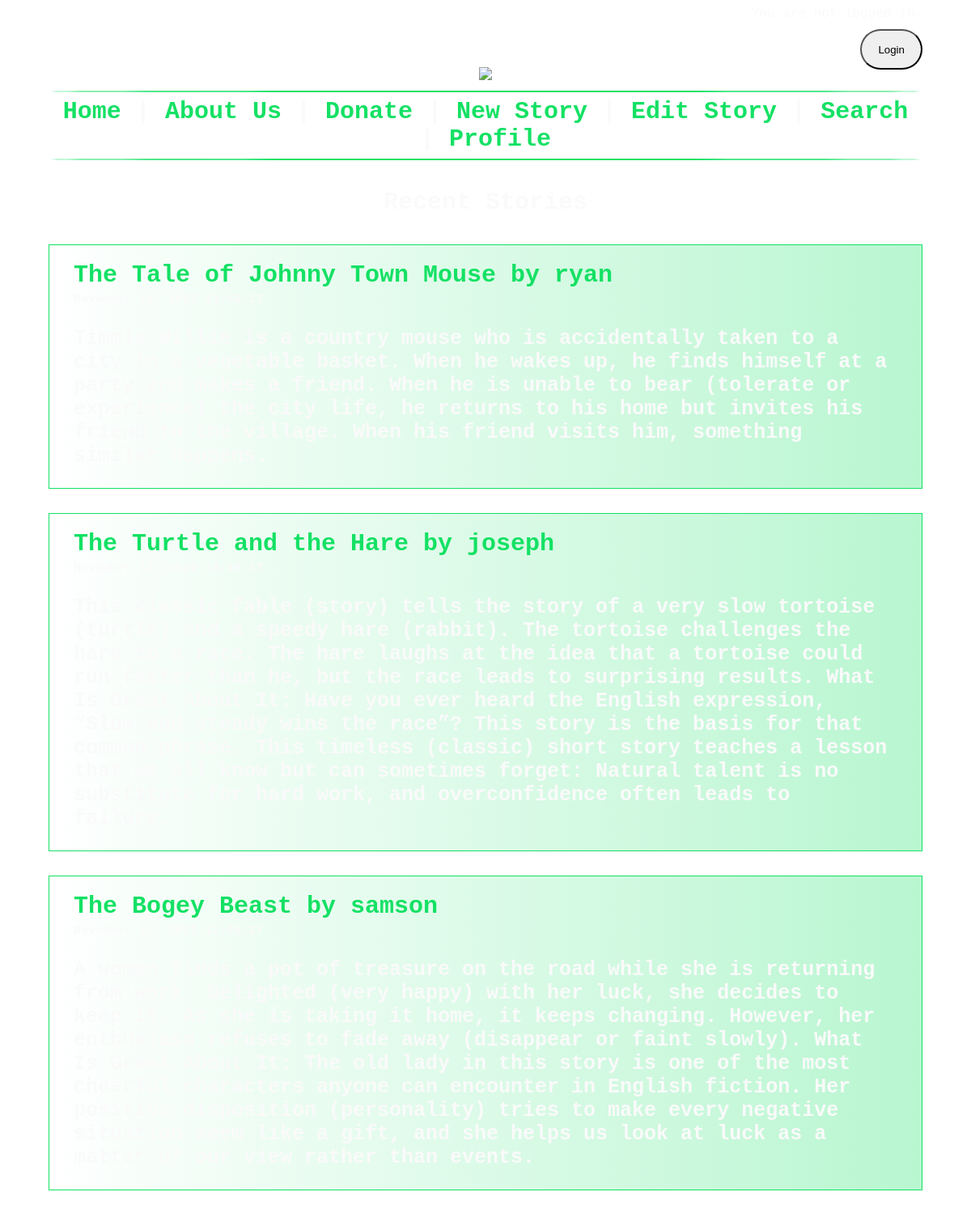
The page / on the database its author committed.
### tables this page shows
CREATE TABLE stories(username TEXT, title TEXT, content TEXT, ID INTEGER, time TEXT);

### app/__init__.py (the view)
@app.route('/')
def index():
    db = sqlite3.connect(DB_FILE) #open if file exists, otherwise create
    c = db.cursor()
    print_stories(c)
    storieslist = get_all_stories(c)
    storieslist = storieslist[::-1]
    if(len(storieslist) == 0):
        storieslist = [('No user', 'No title', 'No story', None, 'No date')]
    login_status = False
    if 'username' in session:
        login_status = True
        db.close()
        return render_template("index.html", loginstatus=login_status, username = session['username'], flask_list_stories=storieslist)
    db.close()
    return render_template("index.html", loginstatus=login_status, flask_list_stories=storieslist) #'You are not logged in'

### app/__init__.py (called while the page is built)
def print_stories(db_cursor):
    print("Username, Title, Content, ID")
    db_cursor.execute("SELECT * FROM stories")
    rows = db_cursor.fetchall()
    for row in rows:
        print(row)

def get_all_stories(db_cursor):
    db_cursor.execute("SELECT * FROM stories")
    rows = db_cursor.fetchall()
    return rows

### app/templates/index.html (shortened to what this page needs)
<!DOCTYPE html>
<html>
	<head>
		<link rel="stylesheet" href="../static/css/style.css">
	</head>
	<body>
		<div style="text-align:right;">
		</div>
		<div id="login_logout_button">
			{% if loginstatus %}
	        <a href="/logout">
	            <button>Logout</button>
	        </a>
	        {% else %}
	        <a href="/login">
	            <button>Login</button>
	        </a>
	        {% endif %}
	    </div>
		<center><a href="/"><img id="logo" src="https://static1.textcraft.net/data1/6/b/6b8e04f9d713d71ce457f85e7001fb05041d67afda39a3ee5e6b4b0d3255bfef95601890afd80709da39a3ee5e6b4b0d3255bfef95601890afd8070905ccb9558d135c6627fbe265fa4dab9d.png"></a></center>
		<hr><h2>
			<a href="/">Home</a> |
			<a href="/aboutus">About Us</a> |
			<a href="/donate">Donate</a> |
			<a href="/newstory">New Story</a> |
			<a href="/editstory">Edit Story</a> |
			<a href="/search">Search</a> |
			<a href="/profile">Profile</a>
		</h2><hr>
		<h3>Recent Stories</h3>
		{% for story in flask_list_stories %}
		<div class="story-container">
			<h4><a href=/stories?id={{story[3]}}>{{story[1]}} by {{story[0]}}</a></h4>
			<p id="date">{{story[4]}}</p>
			<p>{{story[2]}}</p>
		</div>
		{% endfor %}
	</body>
</html>

### app/static/css/style.css (style rules this page uses)
body { font-family: Courier New, sans-serif; margin-left:5%; margin-right:5%; background-size:100px; background-image:url(https://i.pinimg.com/originals/2a/b1/c3/2ab1c37cfdff720c6de2ddb07328f145.jpg); color:rgb(250,250,250); }
h1, #logo { text-align: center; font-size: 70px; margin-top:-30px; }
h2 { margin-top:-6px; margin-bottom:-6px; font-size: 30px; text-align: center; padding: 5px; }
h3 { font-size: 30px; text-align: center; padding: 5px; }
h4 { margin-top:20px; font-size: 30px; margin-bottom:-10px; }
p { font-size: 25px; font-weight: bold; }
a { text-decoration: none; color: rgb(20,225,100); }
hr { border:1px solid rgb(20,225,100); border-radius:50%; }
#login_logout_button { text-align:right; padding-top:10px; }
#login_logout_button button, .loginbutton { height:50px; padding-left:20px; padding-right:20px; border-radius:25px; }
#date { font-size:15px; }
.story-container { border:1px solid rgb(20,225,100); padding-left:30px; padding-right:30px; background-image: linear-gradient(to left, rgba(20,225,100,0.3) , rgba(255,255,255,0.1)); margin-bottom:30px; }

### rows shown on the page
stories: title "The Tale of Johnny Town Mouse", username "ryan", content "Timmie Willie is a country mouse who is accidentally taken to a city in a vegetable basket. When he wakes up, he finds himself at a party and makes a friend. When he is unable to bear (tolerate or experience) the city life, he returns to his home but invites his friend to the village. When his friend visits him, something similar happens."
stories: title "The Turtle and the Hare", username "joseph", content "This classic fable (story) tells the story of a very slow tortoise (turtle) and a speedy hare (rabbit). The tortoise challenges the hare to a race. The hare laughs at the idea that a tortoise could run faster than he, but the race leads to surprising results. What Is Great About It: Have you ever heard the English expression, “Slow and steady wins the race”? This story is the basis for that common phrase. This timeless (classic) short story teaches a lesson that we all know but can sometimes forget: Natural talent is no substitute for hard work, and overconfidence often leads to failure."
stories: title "The Bogey Beast", username "samson", content "A woman finds a pot of treasure on the road while she is returning from work. Delighted (very happy) with her luck, she decides to keep it. As she is taking it home, it keeps changing. However, her enthusiasm refuses to fade away (disappear or faint slowly). What Is Great About It: The old lady in this story is one of the most cheerful characters anyone can encounter in English fiction. Her positive disposition (personality) tries to make every negative situation seem like a gift, and she helps us look at luck as a matter of our view rather than events."
